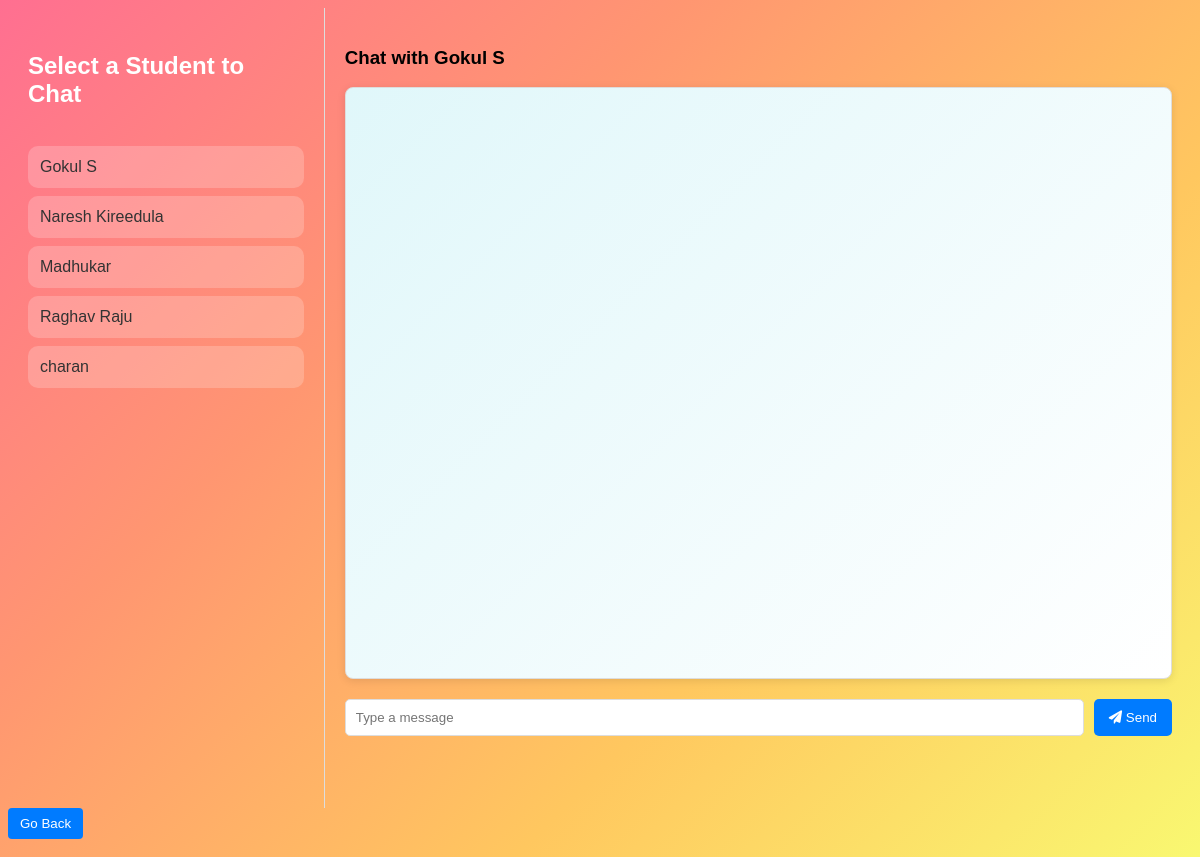
Page /chat.php?user=24 (signed in) on the committed database.
### tables this page shows
CREATE TABLE `users` (
  `id` int(11) NOT NULL,
  `username` varchar(255) NOT NULL,
  `email` varchar(100) NOT NULL,
  `mobile` varchar(10) NOT NULL,
  `password` varchar(255) NOT NULL,
  `created_at` timestamp NOT NULL DEFAULT current_timestamp(),
  `is_seller` tinyint(1) DEFAULT 0,
  `is_active` tinyint(1) DEFAULT 1,
  `notifications_enabled` tinyint(1) DEFAULT 1,
  `dark_mode` tinyint(1) DEFAULT 0,
  `language` varchar(20) DEFAULT 'en',
  `timezone` varchar(50) DEFAULT 'UTC'
);

### chat.php (the view, shortened to what this page needs)
<?php
include 'config.php';
$user_id = $_SESSION['user_id'];
$users_result = $conn->query("
    SELECT u.id, u.username
    FROM users u
    JOIN products p ON u.id = p.seller_id
    WHERE u.id != $user_id
    GROUP BY u.id
");
$receiver_id = $_GET['user'] ?? 0;
$receiver_result = $conn->query("SELECT username FROM users WHERE id = $receiver_id");
$receiver = $receiver_result->fetch_assoc();
$receiver_name = $receiver ? $receiver['username'] : 'Unknown User';
?>
<!DOCTYPE html>
<html lang="en">
<head>
    <link rel="stylesheet" href="styles/chat.css">
    <link rel="stylesheet" href="https://cdnjs.cloudflare.com/ajax/libs/font-awesome/6.0.0-beta3/css/all.min.css">
</head>
<body>
    <div class="chat-container">
        <div class="chat-sidebar">
            <h3>Select a Student to Chat</h3>
            <ul class="user-list">
                <?php while ($user = $users_result->fetch_assoc()): ?>
                    <li>
                        <a href="chat.php?user=<?php echo $user['id']; ?>">
                            <?php echo htmlspecialchars($user['username']); ?>
                        </a>
                    </li>
                <?php endwhile; ?>
            </ul>
        </div>
        <div class="chat-box">
            <h3>Chat with <?php echo htmlspecialchars($receiver_name); ?></h3>
            <div class="messages">
            </div>
            <form action="chat.php?user=<?php echo $receiver_id; ?>" method="POST" class="message-form">
                <input type="text" name="message" placeholder="Type a message" required>
                <button type="submit"><i class="fas fa-paper-plane"></i> Send</button>
            </form>
        </div>
    </div>
    <button onclick="window.location.href='index.php'" class="go-back-btn">Go Back</button>
</body>
</html>

### Styles/chat.css (style rules this page uses)
body { font-family: Arial, sans-serif; background: linear-gradient(135deg, #FF6F91, #FF9671, #FFC75F, #F9F871); }
.chat-container { display: flex; height: 100vh; }
.chat-sidebar { width: 25%; padding: 20px; border-right: 1px solid #ddd; color: #fff; display: flex; flex-direction: column; align-items: center; }
.chat-sidebar h3 { font-size: 1.5em; color: #fff; margin-bottom: 20px; display: flex; align-items: center; gap: 10px; }
.chat-sidebar ul li { background: rgba(255, 255, 255, 0.2); color: #fff; font-size: 1em; margin: 8px 0; padding: 12px; border-radius: 10px; display: flex; align-items: center; cursor: pointer; transition: background-color 0.3s ease, transform 0.2s ease; }
.chat-sidebar ul { list-style: none; width: 100%; margin-top: 10px; padding: 0; }
.user-list { list-style-type: none; padding: 0; }
.user-list li { margin-bottom: 15px; }
.user-list a { color: #333; text-decoration: none; }
.chat-box { width: 75%; padding: 20px; }
.messages { border: 1px solid #ddd; border-radius: 8px; padding: 15px; height: 70vh; overflow-y: scroll; margin-bottom: 20px; background: linear-gradient(135deg, #e0f7fa, #ffffff); box-shadow: 0px 2px 8px rgba(0, 0, 0, 0.1); font-family: 'Segoe UI', Tahoma, Geneva, Verdana, sans-serif; color: #333; }
.message-form { display: flex; gap: 10px; }
.message-form input[type="text"] { flex: 1; padding: 10px; border: 1px solid #ddd; border-radius: 5px; }
.message-form button { background-color: #007bff; color: white; border: none; padding: 10px 15px; border-radius: 5px; cursor: pointer; }

### chat.php (style rules this page uses)
.go-back-btn { margin-bottom: 10px; padding: 8px 12px; background-color: #007bff; color: #fff; border: none; border-radius: 4px; cursor: pointer; }

### rows in the picture
users: username "Gokul S"
users: username "Naresh Kireedula"
users: username "Madhukar"
users: username "Raghav Raju"
users: username "charan"
